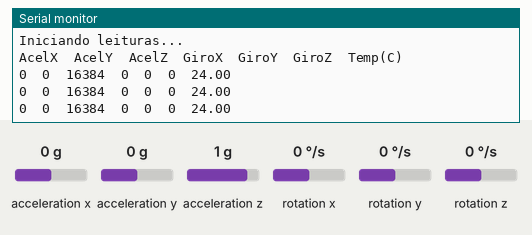
Recording of a sketch running on a simulated ESP32. Parts: the last lines printed to the serial monitor. Wiring (inferred from the names in the program): MPU-6050 motion sensor at I2C address 0x68. Inputs (shaded band) come from the test bench; at power-on: acceleration x 0 g, acceleration y 0 g, acceleration z 1 g, rotation x 0 °/s, rotation y 0 °/s, rotation z 0 °/s.

Above: at 1.8 s.
1.9 s: acceleration x set to -1.4 g
At 2.5 s:
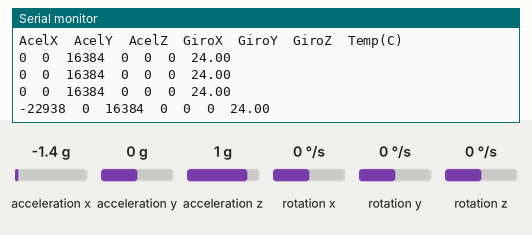
3.4 s: acceleration y set to -1.4 g
At 4.0 s:
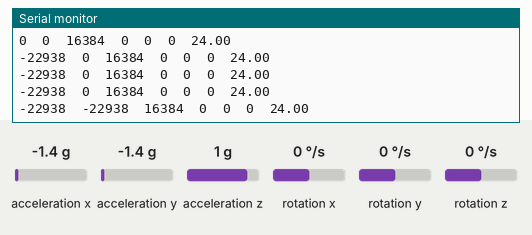
4.9 s: acceleration z set to -1.4 g
At 5.5 s:
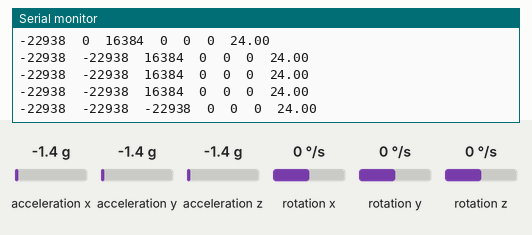
6.4 s: rotation x set to -192 °/s
At 7.0 s:
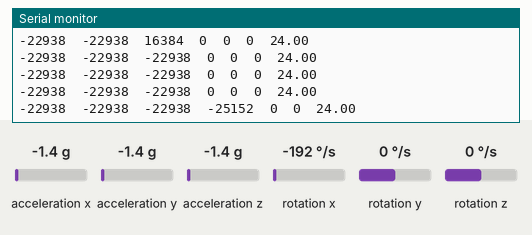
7.9 s: rotation y set to -192 °/s
At 8.5 s:
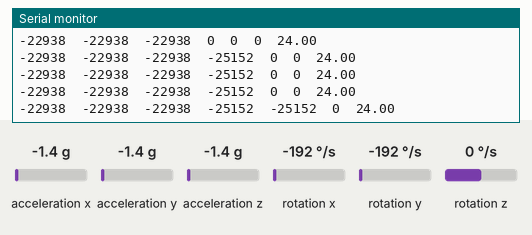

The sketch:

teste_mpu6050.ino
```cpp
// ================================================================
//   Teste isolado do MPU6050 no ESP32
//   Pinagem: SDA = GPIO21, SCL = GPIO22 (I2C padrão do ESP32)
//
//   O que este teste faz:
//   - Verifica se o MPU6050 responde no endereço 0x68
//   - Lê aceleração (X/Y/Z), giroscópio (X/Y/Z) e temperatura
//   - Imprime tudo no Serial Monitor a cada 500ms
// ================================================================

#include <Wire.h>

const int ENDERECO_MPU = 0x68;

int16_t acelX, acelY, acelZ;
int16_t giroX, giroY, giroZ;
int16_t temperaturaRaw;

void setup() {
  Serial.begin(115200);
  delay(500);

  Serial.println("=====================================");
  Serial.println("   Teste MPU6050 - ESP32");
  Serial.println("=====================================");

  Wire.begin(); // SDA=21, SCL=22 (padrão do ESP32)

  // Verifica se o sensor responde
  Wire.beginTransmission(ENDERECO_MPU);
  byte erro = Wire.endTransmission();

  if (erro == 0) {
    Serial.println("MPU6050 encontrado no endereco 0x68!");
  } else {
    Serial.println("ERRO: MPU6050 nao respondeu. Verifique:");
    Serial.println(" - Fiacao: SDA->GPIO21, SCL->GPIO22, VCC->3V3, GND->GND");
    Serial.println(" - Se o sensor esta alimentado corretamente");
    Serial.println(" - Se o endereco I2C nao e 0x69 (pino AD0 em HIGH)");
  }

  // Acorda o sensor (sai do modo sleep, registrador PWR_MGMT_1)
  Wire.beginTransmission(ENDERECO_MPU);
  Wire.write(0x6B);
  Wire.write(0x00);
  Wire.endTransmission(true);
  delay(100);

  Serial.println("\nIniciando leituras...\n");
  Serial.println("AcelX\tAcelY\tAcelZ\tGiroX\tGiroY\tGiroZ\tTemp(C)");
}

void loop() {
  Wire.beginTransmission(ENDERECO_MPU);
  Wire.write(0x3B); // registrador inicial (ACCEL_XOUT_H)
  Wire.endTransmission(false);
  Wire.requestFrom(ENDERECO_MPU, 14, true);

  if (Wire.available() >= 14) {
    acelX = (Wire.read() << 8) | Wire.read();
    acelY = (Wire.read() << 8) | Wire.read();
    acelZ = (Wire.read() << 8) | Wire.read();
    temperaturaRaw = (Wire.read() << 8) | Wire.read();
    giroX = (Wire.read() << 8) | Wire.read();
    giroY = (Wire.read() << 8) | Wire.read();
    giroZ = (Wire.read() << 8) | Wire.read();

    float temperaturaC = (temperaturaRaw / 340.0) + 36.53;

    Serial.printf("%d\t%d\t%d\t%d\t%d\t%d\t%.2f\n",
                  acelX, acelY, acelZ, giroX, giroY, giroZ, temperaturaC);
  } else {
    Serial.println("Falha na leitura do MPU6050 (sem dados no I2C).");
  }

  delay(500);
}
```

Measured:
- after the input at 1.9 s, the serial monitor: prints a new line after 0.21 s (image 1)
- after the input at 3.4 s, the serial monitor: prints a new line after 0.22 s (image 2)
- after the input at 4.9 s, the serial monitor: prints a new line after 0.22 s (image 3)
- after the input at 6.4 s, the serial monitor: prints a new line after 0.23 s (image 4)
- after the input at 7.9 s, the serial monitor: prints a new line after 0.24 s (image 5)
